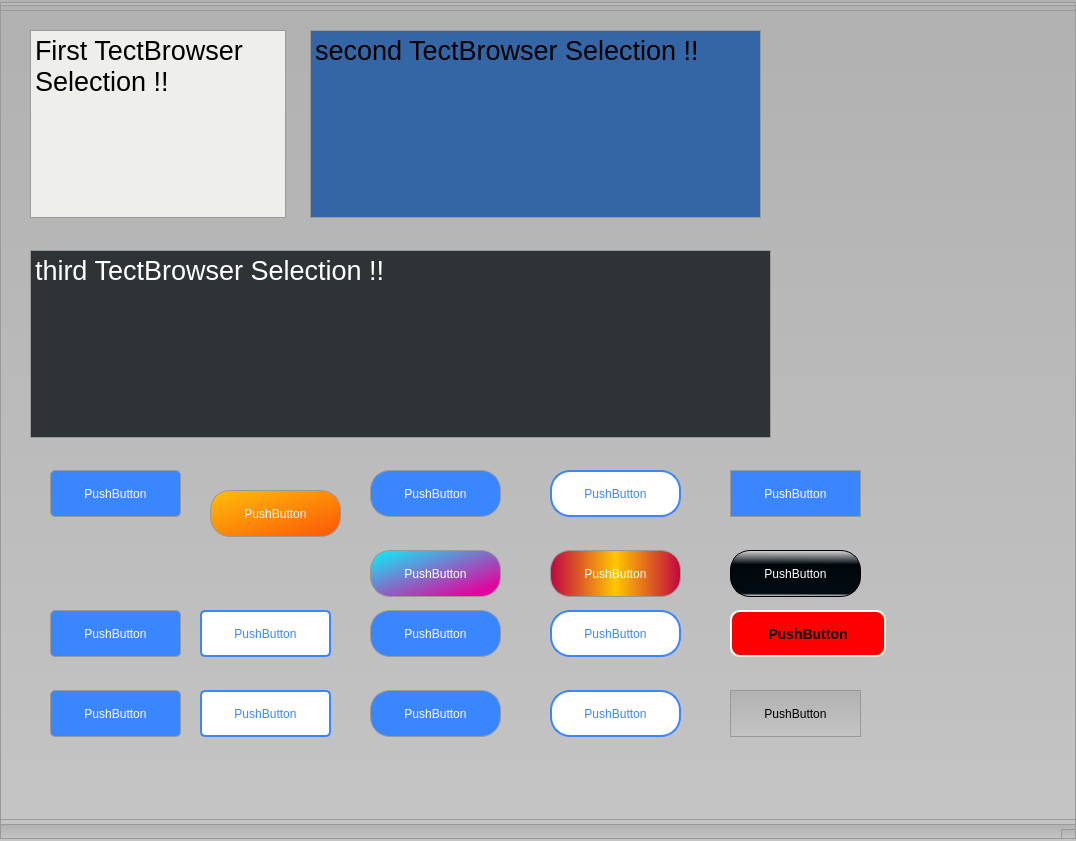
<?xml version="1.0" encoding="UTF-8"?>
<ui version="4.0">
 <class>MainWindow</class>
 <widget class="QMainWindow" name="MainWindow">
  <property name="geometry">
   <rect>
    <x>0</x>
    <y>0</y>
    <width>1076</width>
    <height>841</height>
   </rect>
  </property>
  <property name="windowTitle">
   <string>MainWindow</string>
  </property>
  <property name="styleSheet">
   <string notr="true">    border: 1px solid #999999;
    height: 8px; /* the groove expands to the size of the slider by default. by giving it a height, it has a fixed size */
    background: qlineargradient(x1:0, y1:0, x2:0, y2:1, stop:0 #B1B1B1, stop:1 #c4c4c4);
    margin: 2px 0;</string>
  </property>
  <widget class="QWidget" name="centralwidget">
   <widget class="QTextBrowser" name="textBrowser">
    <property name="geometry">
     <rect>
      <x>30</x>
      <y>20</y>
      <width>256</width>
      <height>192</height>
     </rect>
    </property>
    <property name="styleSheet">
     <string notr="true">background-color:rgb(238,238,236);
font: 20pt&quot;Courier New&quot;;</string>
    </property>
    <property name="html">
     <string>&lt;!DOCTYPE HTML PUBLIC &quot;-//W3C//DTD HTML 4.0//EN&quot; &quot;http://www.w3.org/TR/REC-html40/strict.dtd&quot;&gt;
&lt;html&gt;&lt;head&gt;&lt;meta name=&quot;qrichtext&quot; content=&quot;1&quot; /&gt;&lt;style type=&quot;text/css&quot;&gt;
p, li { white-space: pre-wrap; }
&lt;/style&gt;&lt;/head&gt;&lt;body style=&quot; font-family:'Courier New'; font-size:20pt; font-weight:400; font-style:normal;&quot;&gt;
&lt;p style=&quot; margin-top:0px; margin-bottom:0px; margin-left:0px; margin-right:0px; -qt-block-indent:0; text-indent:0px;&quot;&gt;First TectBrowser Selection !!&lt;/p&gt;&lt;/body&gt;&lt;/html&gt;</string>
    </property>
   </widget>
   <widget class="QTextBrowser" name="textBrowser_2">
    <property name="geometry">
     <rect>
      <x>310</x>
      <y>20</y>
      <width>451</width>
      <height>192</height>
     </rect>
    </property>
    <property name="styleSheet">
     <string notr="true">background-color:rgb(52,101,164);
selection-background-color:rgb(48,140,198);
font: 20pt&quot;Courier New&quot;;</string>
    </property>
    <property name="html">
     <string>&lt;!DOCTYPE HTML PUBLIC &quot;-//W3C//DTD HTML 4.0//EN&quot; &quot;http://www.w3.org/TR/REC-html40/strict.dtd&quot;&gt;
&lt;html&gt;&lt;head&gt;&lt;meta name=&quot;qrichtext&quot; content=&quot;1&quot; /&gt;&lt;style type=&quot;text/css&quot;&gt;
p, li { white-space: pre-wrap; }
&lt;/style&gt;&lt;/head&gt;&lt;body style=&quot; font-family:'Courier New'; font-size:20pt; font-weight:400; font-style:normal;&quot;&gt;
&lt;p style=&quot; margin-top:0px; margin-bottom:0px; margin-left:0px; margin-right:0px; -qt-block-indent:0; text-indent:0px;&quot;&gt;second TectBrowser Selection !!&lt;/p&gt;&lt;/body&gt;&lt;/html&gt;</string>
    </property>
   </widget>
   <widget class="QTextBrowser" name="textBrowser_4">
    <property name="geometry">
     <rect>
      <x>30</x>
      <y>240</y>
      <width>741</width>
      <height>192</height>
     </rect>
    </property>
    <property name="styleSheet">
     <string notr="true">background-color:rgb(46,52,54);
selection-background-color:rgb(48,140,198);
font: 20pt&quot;Courier New&quot;;
color:white;</string>
    </property>
    <property name="html">
     <string>&lt;!DOCTYPE HTML PUBLIC &quot;-//W3C//DTD HTML 4.0//EN&quot; &quot;http://www.w3.org/TR/REC-html40/strict.dtd&quot;&gt;
&lt;html&gt;&lt;head&gt;&lt;meta name=&quot;qrichtext&quot; content=&quot;1&quot; /&gt;&lt;style type=&quot;text/css&quot;&gt;
p, li { white-space: pre-wrap; }
&lt;/style&gt;&lt;/head&gt;&lt;body style=&quot; font-family:'Courier New'; font-size:20pt; font-weight:400; font-style:normal;&quot;&gt;
&lt;p style=&quot; margin-top:0px; margin-bottom:0px; margin-left:0px; margin-right:0px; -qt-block-indent:0; text-indent:0px;&quot;&gt;third TectBrowser Selection !!&lt;/p&gt;&lt;/body&gt;&lt;/html&gt;</string>
    </property>
   </widget>
   <widget class="QPushButton" name="pushButton">
    <property name="geometry">
     <rect>
      <x>50</x>
      <y>460</y>
      <width>131</width>
      <height>51</height>
     </rect>
    </property>
    <property name="styleSheet">
     <string notr="true">	color: white;
	background-color: rgb(58, 134, 255);
	border-radius: 5px;</string>
    </property>
    <property name="text">
     <string>PushButton</string>
    </property>
   </widget>
   <widget class="QPushButton" name="pushButton_3">
    <property name="geometry">
     <rect>
      <x>370</x>
      <y>460</y>
      <width>131</width>
      <height>51</height>
     </rect>
    </property>
    <property name="styleSheet">
     <string notr="true">	color: white;
	background-color: rgb(58, 134, 255);
	border-radius: 20px;</string>
    </property>
    <property name="text">
     <string>PushButton</string>
    </property>
   </widget>
   <widget class="QPushButton" name="pushButton_4">
    <property name="geometry">
     <rect>
      <x>550</x>
      <y>460</y>
      <width>131</width>
      <height>51</height>
     </rect>
    </property>
    <property name="styleSheet">
     <string notr="true">	color: rgb(58, 134, 255);
	background-color: white;
	border: 2px solid rgb(58, 134, 255);
	border-radius: 20px;</string>
    </property>
    <property name="text">
     <string>PushButton</string>
    </property>
   </widget>
   <widget class="QPushButton" name="pushButton_5">
    <property name="geometry">
     <rect>
      <x>730</x>
      <y>460</y>
      <width>131</width>
      <height>51</height>
     </rect>
    </property>
    <property name="styleSheet">
     <string notr="true">	color: white;
	background-color: rgb(58, 134, 255);</string>
    </property>
    <property name="text">
     <string>PushButton</string>
    </property>
   </widget>
   <widget class="QPushButton" name="pushButton_6">
    <property name="geometry">
     <rect>
      <x>730</x>
      <y>540</y>
      <width>131</width>
      <height>51</height>
     </rect>
    </property>
    <property name="styleSheet">
     <string notr="true">	color: white;
	background-color:qlineargradient(spread:reflect, x1:1, y1:0, x2:0.995, y2:1, stop:0 rgba(218, 218, 218, 255), stop:0.305419 rgba(0, 7, 11, 255), stop:0.935961 rgba(2, 11, 18, 255), stop:1 rgba(240, 240, 240, 255));
	border: 1px solid black;
	border-radius: 20px;</string>
    </property>
    <property name="text">
     <string>PushButton</string>
    </property>
   </widget>
   <widget class="QPushButton" name="pushButton_7">
    <property name="geometry">
     <rect>
      <x>370</x>
      <y>540</y>
      <width>131</width>
      <height>51</height>
     </rect>
    </property>
    <property name="styleSheet">
     <string notr="true">	color: white;
	background-color: qlineargradient(spread:pad, x1:0, y1:0, x2:0.857143, y2:0.857955, stop:0 rgba(10, 242, 251, 255), stop:1 rgba(224, 6, 159, 255));
	border-radius: 20px;</string>
    </property>
    <property name="text">
     <string>PushButton</string>
    </property>
   </widget>
   <widget class="QPushButton" name="pushButton_10">
    <property name="geometry">
     <rect>
      <x>550</x>
      <y>540</y>
      <width>131</width>
      <height>51</height>
     </rect>
    </property>
    <property name="styleSheet">
     <string notr="true">	color: white;
	background-color:qlineargradient(spread:reflect, x1:0.5, y1:0.5, x2:1, y2:0.5, stop:0 rgba(255, 199, 0, 255), stop:1 rgba(192, 5, 67, 255));
	border-radius: 20px;</string>
    </property>
    <property name="text">
     <string>PushButton</string>
    </property>
   </widget>
   <widget class="QPushButton" name="pushButton_11">
    <property name="geometry">
     <rect>
      <x>550</x>
      <y>680</y>
      <width>131</width>
      <height>51</height>
     </rect>
    </property>
    <property name="styleSheet">
     <string notr="true">	color: rgb(58, 134, 255);
	background-color: white;
	border: 2px solid rgb(58, 134, 255);
	border-radius: 20px;</string>
    </property>
    <property name="text">
     <string>PushButton</string>
    </property>
   </widget>
   <widget class="QPushButton" name="pushButton_12">
    <property name="geometry">
     <rect>
      <x>370</x>
      <y>600</y>
      <width>131</width>
      <height>51</height>
     </rect>
    </property>
    <property name="styleSheet">
     <string notr="true">	color: white;
	background-color: rgb(58, 134, 255);
	border-radius: 20px;</string>
    </property>
    <property name="text">
     <string>PushButton</string>
    </property>
   </widget>
   <widget class="QPushButton" name="pushButton_13">
    <property name="geometry">
     <rect>
      <x>50</x>
      <y>600</y>
      <width>131</width>
      <height>51</height>
     </rect>
    </property>
    <property name="styleSheet">
     <string notr="true">	color: white;
	background-color: rgb(58, 134, 255);
	border-radius: 5px;</string>
    </property>
    <property name="text">
     <string>PushButton</string>
    </property>
   </widget>
   <widget class="QPushButton" name="pushButton_14">
    <property name="geometry">
     <rect>
      <x>370</x>
      <y>680</y>
      <width>131</width>
      <height>51</height>
     </rect>
    </property>
    <property name="styleSheet">
     <string notr="true">	color: white;
	background-color: rgb(58, 134, 255);
	border-radius: 20px;</string>
    </property>
    <property name="text">
     <string>PushButton</string>
    </property>
   </widget>
   <widget class="QPushButton" name="pushButton_15">
    <property name="geometry">
     <rect>
      <x>200</x>
      <y>600</y>
      <width>131</width>
      <height>51</height>
     </rect>
    </property>
    <property name="styleSheet">
     <string notr="true">	color: rgb(58, 134, 255);
	background-color: white;
	border: 2px solid rgb(58, 134, 255);
	border-radius: 5px;</string>
    </property>
    <property name="text">
     <string>PushButton</string>
    </property>
   </widget>
   <widget class="QPushButton" name="pushButton_16">
    <property name="geometry">
     <rect>
      <x>200</x>
      <y>680</y>
      <width>131</width>
      <height>51</height>
     </rect>
    </property>
    <property name="styleSheet">
     <string notr="true">	color: rgb(58, 134, 255);
	background-color: white;
	border: 2px solid rgb(58, 134, 255);
	border-radius: 5px;</string>
    </property>
    <property name="text">
     <string>PushButton</string>
    </property>
   </widget>
   <widget class="QPushButton" name="pushButton_17">
    <property name="geometry">
     <rect>
      <x>50</x>
      <y>680</y>
      <width>131</width>
      <height>51</height>
     </rect>
    </property>
    <property name="styleSheet">
     <string notr="true">	color: white;
	background-color: rgb(58, 134, 255);
	border-radius: 5px;</string>
    </property>
    <property name="text">
     <string>PushButton</string>
    </property>
   </widget>
   <widget class="QPushButton" name="pushButton_18">
    <property name="geometry">
     <rect>
      <x>730</x>
      <y>600</y>
      <width>156</width>
      <height>51</height>
     </rect>
    </property>
    <property name="styleSheet">
     <string notr="true">    background-color: red;
    border-style: outset;
    border-width: 2px;
    border-radius: 10px;
    border-color: beige;
    font: bold 14px;
    min-width: 10em;
    padding: 6px;</string>
    </property>
    <property name="text">
     <string>PushButton</string>
    </property>
   </widget>
   <widget class="QPushButton" name="pushButton_19">
    <property name="geometry">
     <rect>
      <x>550</x>
      <y>600</y>
      <width>131</width>
      <height>51</height>
     </rect>
    </property>
    <property name="styleSheet">
     <string notr="true">	color: rgb(58, 134, 255);
	background-color: white;
	border: 2px solid rgb(58, 134, 255);
	border-radius: 20px;</string>
    </property>
    <property name="text">
     <string>PushButton</string>
    </property>
   </widget>
   <widget class="QPushButton" name="pushButton_20">
    <property name="geometry">
     <rect>
      <x>730</x>
      <y>680</y>
      <width>131</width>
      <height>51</height>
     </rect>
    </property>
    <property name="styleSheet">
     <string notr="true">    image: url(myindicator.png);
    subcontrol-position: right center;
    subcontrol-origin: padding;
    left: -2px;</string>
    </property>
    <property name="text">
     <string>PushButton</string>
    </property>
   </widget>
   <widget class="QPushButton" name="pushButton_21">
    <property name="geometry">
     <rect>
      <x>210</x>
      <y>480</y>
      <width>131</width>
      <height>51</height>
     </rect>
    </property>
    <property name="styleSheet">
     <string notr="true">	color: white;
	background-color: qlineargradient(spread:pad, x1:0, y1:0, x2:1, y2:1, stop:0 rgba(255, 190, 11, 255), stop:1 rgba(251, 86, 7, 255));
	border-radius: 20px;</string>
    </property>
    <property name="text">
     <string>PushButton</string>
    </property>
   </widget>
  </widget>
  <widget class="QMenuBar" name="menubar">
   <property name="geometry">
    <rect>
     <x>0</x>
     <y>0</y>
     <width>1076</width>
     <height>8</height>
    </rect>
   </property>
  </widget>
  <widget class="QStatusBar" name="statusbar"/>
 </widget>
 <resources/>
 <connections/>
</ui>
